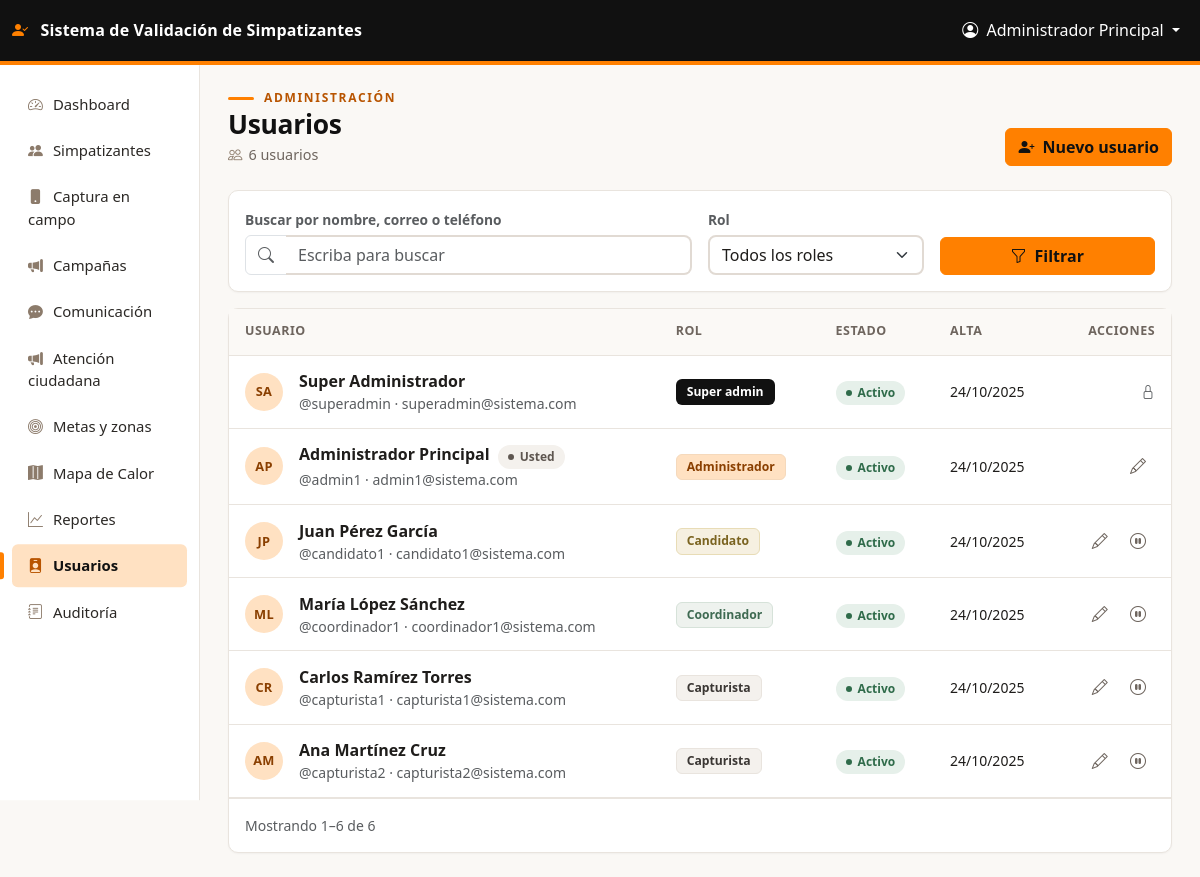
The page /public/usuarios/index.php (signed in) on the database its author committed.
### tables this page shows
CREATE TABLE IF NOT EXISTS usuarios (
    id INT AUTO_INCREMENT PRIMARY KEY,
    username VARCHAR(50) UNIQUE NOT NULL,
    email VARCHAR(100) UNIQUE NOT NULL,
    password VARCHAR(255) NOT NULL,
    nombre_completo VARCHAR(150) NOT NULL,
    rol ENUM('super_admin', 'admin', 'candidato', 'coordinador', 'capturista') NOT NULL DEFAULT 'capturista',
    activo TINYINT(1) DEFAULT 1,
    intentos_fallidos INT DEFAULT 0,
    bloqueado_hasta DATETIME NULL,
    whatsapp VARCHAR(20),
    twitter VARCHAR(100),
    instagram VARCHAR(100),
    facebook VARCHAR(100),
    youtube VARCHAR(100),
    tiktok VARCHAR(100),
    created_at TIMESTAMP DEFAULT CURRENT_TIMESTAMP,
    updated_at TIMESTAMP DEFAULT CURRENT_TIMESTAMP ON UPDATE CURRENT_TIMESTAMP,
    INDEX idx_rol (rol),
    INDEX idx_email (email),
    INDEX idx_activo (activo)
);

### config/Database.php (called while the page is built, shortened)
<?php
class Database {
    private static $instance = null;
    private $connection;
    private function __construct() {
        try {
            $dsn = "mysql:host=" . DB_HOST . ";dbname=" . DB_NAME . ";charset=" . DB_CHARSET;
            $options = [
                PDO::ATTR_ERRMODE => PDO::ERRMODE_EXCEPTION,
                PDO::ATTR_DEFAULT_FETCH_MODE => PDO::FETCH_ASSOC,
                PDO::ATTR_EMULATE_PREPARES => false,
                PDO::MYSQL_ATTR_INIT_COMMAND => "SET NAMES " . DB_CHARSET
            ];
            $this->connection = new PDO($dsn, DB_USER, DB_PASS, $options);
        } catch (PDOException $e) {
            error_log("Error de conexión a la base de datos: " . $e->getMessage());
            http_response_code(500);
            die("No fue posible conectar con la base de datos. Intente más tarde.");
        }
    }
    public static function getInstance() {
        if (self::$instance === null) {
            self::$instance = new self();
        }
        return self::$instance;
    }
    public function query($sql, $params = []) {
        try {
            $stmt = $this->connection->prepare($sql);
            $stmt->execute($params);
            return $stmt->fetchAll();
        } catch (PDOException $e) {
            $this->registrarError($e, "query");
            return false;
        }
    }
    public function queryOne($sql, $params = []) {
        try {
            $stmt = $this->connection->prepare($sql);
            $stmt->execute($params);
            return $stmt->fetch();
        } catch (PDOException $e) {
            $this->registrarError($e, "queryOne");
            return false;
        }
    }
}

### app/controllers/UsuarioController.php (called while the page is built, shortened)
<?php
require_once __DIR__ . '/../../config/Database.php';
require_once __DIR__ . '/../models/Usuario.php';
require_once __DIR__ . '/AuthController.php';
class UsuarioController {
    private $model;
    public function __construct() {
        $this->model = new Usuario();
        $this->auth = new AuthController();
    }
    public function listar($filtros = [], $page = 1) {
        $usuarios = $this->model->obtenerTodos($page, RECORDS_PER_PAGE, $filtros['rol'] ?? null, $filtros['buscar'] ?? null);
        $total = $this->model->contarTotal($filtros['rol'] ?? null, $filtros['buscar'] ?? null);
        $totalPaginas = ceil($total / RECORDS_PER_PAGE);
        return [
            'usuarios' => $usuarios,
            'total' => $total,
            'pagina_actual' => $page,
            'total_paginas' => $totalPaginas
        ];
    }
}

### app/controllers/AuthController.php (called while the page is built, shortened)
<?php
require_once __DIR__ . '/../../config/Database.php';
require_once __DIR__ . '/../models/Usuario.php';
require_once __DIR__ . '/../helpers/security.php';
class AuthController {
    public function estaAutenticado() {
        return true;
    }
    public function tieneRol($roles) {
        return in_array($_SESSION['rol'], $roles);
    }
    public function obtenerUsuarioId() {
        return $_SESSION['usuario_id'] ?? null;
    }
    public function obtenerRol() {
        return $_SESSION['rol'] ?? null;
    }
}

### app/models/Usuario.php (called while the page is built, shortened)
<?php
class Usuario {
    private $db;
    public function __construct() {
        $this->db = Database::getInstance();
    }
    private function buildSearchConditions($buscar, &$params) {
        if (!$buscar) {
            return '';
        }
        return "(nombre_completo LIKE ? OR email LIKE ? OR whatsapp LIKE ?)";
    }
    public function obtenerTodos($page = 1, $perPage = RECORDS_PER_PAGE, $rol = null, $buscar = null) {
        $offset = ($page - 1) * $perPage;
        $params = [];
        $conditions = [];
        $searchCondition = $this->buildSearchConditions($buscar, $params);
        $whereClause = !empty($conditions) ? "WHERE " . implode(" AND ", $conditions) : "";
        $sql = "SELECT id, username, email, nombre_completo, rol, activo, created_at
                FROM usuarios
                {$whereClause}
                ORDER BY created_at DESC LIMIT ? OFFSET ?";
        $params[] = $perPage;
        $params[] = $offset;
        return $this->db->query($sql, $params);
    }
    public function contarTotal($rol = null, $buscar = null) {
        $params = [];
        $conditions = [];
        $searchCondition = $this->buildSearchConditions($buscar, $params);
        $whereClause = !empty($conditions) ? "WHERE " . implode(" AND ", $conditions) : "";
        $sql = "SELECT COUNT(*) as total FROM usuarios {$whereClause}";
        $result = $this->db->queryOne($sql, $params);
        return $result['total'] ?? 0;
    }
}

### app/helpers/security.php (called while the page is built, shortened)
<?php
function seguridad_iniciar_sesion() {
    if (session_status() !== PHP_SESSION_NONE) {
        return;
    }
    $https = (!empty($_SERVER['HTTPS']) && $_SERVER['HTTPS'] !== 'off')
        || (($_SERVER['HTTP_X_FORWARDED_PROTO'] ?? '') === 'https');
}

### public/usuarios/index.php (the view, shortened to what this page needs)
<?php
require_once __DIR__ . '/../../config/Database.php';
require_once __DIR__ . '/../../app/controllers/AuthController.php';
require_once __DIR__ . '/../../app/controllers/UsuarioController.php';
$auth = new AuthController();
$auth->requiereRol(['super_admin', 'admin']);
$controller = new UsuarioController();
$filtros = [];
$page = isset($_GET['page']) ? max(1, (int)$_GET['page']) : 1;
$resultado = $controller->listar($filtros, $page);
include __DIR__ . '/../../app/views/layouts/header.php';
?>
<?php
$esSuper       = $auth->obtenerRol() === 'super_admin';
$miId          = $auth->obtenerUsuarioId();
$paginaActual  = max(1, (int)$resultado['pagina_actual']);
$total         = (int)$resultado['total'];
$porPagina     = defined('RECORDS_PER_PAGE') ? RECORDS_PER_PAGE : 25;
$desde         = $total > 0 ? (($paginaActual - 1) * $porPagina) + 1 : 0;
$hasta         = min($total, $paginaActual * $porPagina);
$filtrosGet = [];
$hayFiltros = !empty($filtrosGet);
$roles = ['super_admin' => 'Super admin', 'admin' => 'Administrador', 'candidato' => 'Candidato', 'coordinador' => 'Coordinador', 'capturista' => 'Capturista'];
?>
<div class="container-fluid p-0">
    <div class="page-head">
        <div>
            <div class="eyebrow">Administración</div>
            <h1>Usuarios</h1>
            <div class="meta"><span><i class="bi bi-people"></i><?php echo number_format($total); ?> usuarios<?php echo $hayFiltros ? ' con los filtros aplicados' : ''; ?></span></div>
        </div>
        <a href="crear.php" class="btn btn-primary"><i class="bi bi-person-plus-fill me-2"></i>Nuevo usuario</a>
    </div>
    <div class="card mb-3">
        <div class="card-body">
            <form method="GET" action="" class="row g-3 align-items-end">
                <div class="col-lg-6">
                    <label class="form-label small text-muted mb-1">Buscar por nombre, correo o teléfono</label>
                    <div class="input-group">
                        <span class="input-group-text bg-white"><i class="bi bi-search text-muted"></i></span>
                        <input type="text" class="form-control border-start-0" name="buscar" placeholder="Escriba para buscar"
                               value="<?php echo htmlspecialchars($_GET['buscar'] ?? ''); ?>">
                    </div>
                </div>
                <div class="col-lg-3 col-md-6">
                    <label class="form-label small text-muted mb-1">Rol</label>
                    <select class="form-select" name="rol">
                        <option value="">Todos los roles</option>
                    </select>
                </div>
                <div class="col-lg-3 col-md-6">
                    <div class="d-flex gap-2">
                        <button type="submit" class="btn btn-primary flex-fill"><i class="bi bi-funnel me-2"></i>Filtrar</button>
                    </div>
                </div>
            </form>
        </div>
    </div>
    <div class="card">
        <div class="table-responsive">
            <table class="table table-hover align-middle mb-0 simp-table">
                <thead>
                    <tr>
                        <th>Usuario</th>
                        <th>Rol</th>
                        <th>Estado</th>
                        <th class="d-none d-lg-table-cell">Alta</th>
                        <th class="text-end">Acciones</th>
                    </tr>
                </thead>
                <tbody>
                <?php if (empty($resultado['usuarios'])): ?>
                    <tr><td colspan="5">
                        <div class="empty-state">
                            <i class="bi bi-people"></i>
                            <p class="mt-3 mb-1"><?php echo $hayFiltros ? 'Ningún usuario coincide con los filtros.' : 'No hay usuarios registrados.'; ?></p>
                            <?php if ($hayFiltros): ?><a href="index.php" class="btn btn-sm btn-soft mt-2">Limpiar filtros</a><?php endif; ?>
                        </div>
                    </td></tr>
                <?php else: ?>
                    <?php foreach ($resultado['usuarios'] as $usuario):
                        $partes = preg_split('/\s+/', trim($usuario['nombre_completo']));
                        $iniciales = mb_strtoupper(mb_substr($partes[0] ?? '', 0, 1) . mb_substr($partes[1] ?? '', 0, 1));
                        $esMio = ((int)$usuario['id'] === (int)$miId);
                        $objetivoSuper = ($usuario['rol'] === 'super_admin');
                        $puedeGestionar = $esSuper || !$objetivoSuper;
                    ?>
                        <tr>
                            <td>
                                <div class="d-flex align-items-center gap-3">
                                    <span class="avatar"><?php echo htmlspecialchars($iniciales ?: '?'); ?></span>
                                    <div class="min-w-0">
                                        <div class="fw-semibold">
                                            <?php echo htmlspecialchars($usuario['nombre_completo']); ?>
                                            <?php if ($esMio): ?><span class="status-pill off ms-1">Usted</span><?php endif; ?>
                                        </div>
                                        <div class="small text-muted">@<?php echo htmlspecialchars($usuario['username']); ?> · <?php echo htmlspecialchars($usuario['email']); ?></div>
                                    </div>
                                </div>
                            </td>
                            <td><span class="rol-pill rol-<?php echo htmlspecialchars($usuario['rol']); ?>"><?php echo htmlspecialchars($roles[$usuario['rol']] ?? ucfirst(str_replace('_', ' ', $usuario['rol']))); ?></span></td>
                            <td><span class="status-pill <?php echo $usuario['activo'] ? 'on' : 'off'; ?>"><?php echo $usuario['activo'] ? 'Activo' : 'Inactivo'; ?></span></td>
                            <td class="d-none d-lg-table-cell small text-nowrap"><?php echo date('d/m/Y', strtotime($usuario['created_at'])); ?></td>
                            <td class="text-end text-nowrap">
                                <?php if ($puedeGestionar): ?>
                                    <a href="editar.php?id=<?php echo (int)$usuario['id']; ?>" class="icon-btn" title="Editar"><i class="bi bi-pencil"></i></a>
                                    <?php if (!$esMio): ?>
                                        <a href="suspender.php?id=<?php echo (int)$usuario['id']; ?>" class="icon-btn" title="<?php echo $usuario['activo'] ? 'Suspender' : 'Activar'; ?>">
                                            <i class="bi bi-<?php echo $usuario['activo'] ? 'pause-circle' : 'play-circle'; ?>"></i>
                                        </a>
                                    <?php endif; ?>
                                <?php else: ?>
                                    <span class="text-muted small" title="Solo un super administrador puede gestionar esta cuenta"><i class="bi bi-lock"></i></span>
                                <?php endif; ?>
                            </td>
                        </tr>
                    <?php endforeach; ?>
                <?php endif; ?>
                </tbody>
            </table>
        </div>
        <?php if ($total > 0): ?>
        <div class="d-flex flex-wrap justify-content-between align-items-center gap-2 px-3 py-3 border-top">
            <div class="small text-muted">Mostrando <?php echo number_format($desde); ?>–<?php echo number_format($hasta); ?> de <?php echo number_format($total); ?></div>
        </div>
        <?php endif; ?>
    </div>
</div>
<?php include __DIR__ . '/../../app/views/layouts/footer.php'; ?>

### rows shown on the page
usuarios: nombre_completo "SA", nombre_completo "Super Administrador", username "superadmin", email "superadmin@sistema.com", rol "Super admin", activo "Activo", created_at "24/10/2025"
usuarios: nombre_completo "AP", nombre_completo "Administrador Principal", shows "Usted", username "admin1", email "admin1@sistema.com", rol "Administrador", activo "Activo", created_at "24/10/2025"
usuarios: nombre_completo "JP", nombre_completo "Juan Pérez García", username "candidato1", email "candidato1@sistema.com", rol "Candidato", activo "Activo", created_at "24/10/2025"
usuarios: nombre_completo "ML", nombre_completo "María López Sánchez", username "coordinador1", email "coordinador1@sistema.com", rol "Coordinador", activo "Activo", created_at "24/10/2025"
usuarios: nombre_completo "CR", nombre_completo "Carlos Ramírez Torres", username "capturista1", email "capturista1@sistema.com", rol "Capturista", activo "Activo", created_at "24/10/2025"
usuarios: nombre_completo "AM", nombre_completo "Ana Martínez Cruz", username "capturista2", email "capturista2@sistema.com", rol "Capturista", activo "Activo", created_at "24/10/2025"

### other values the page prints
APP_NAME "Sistema de Validación de Simpatizantes"
$_SESSION['nombre_completo'] "Administrador Principal"
$total "6"
$desde "1"
$hasta "6"
